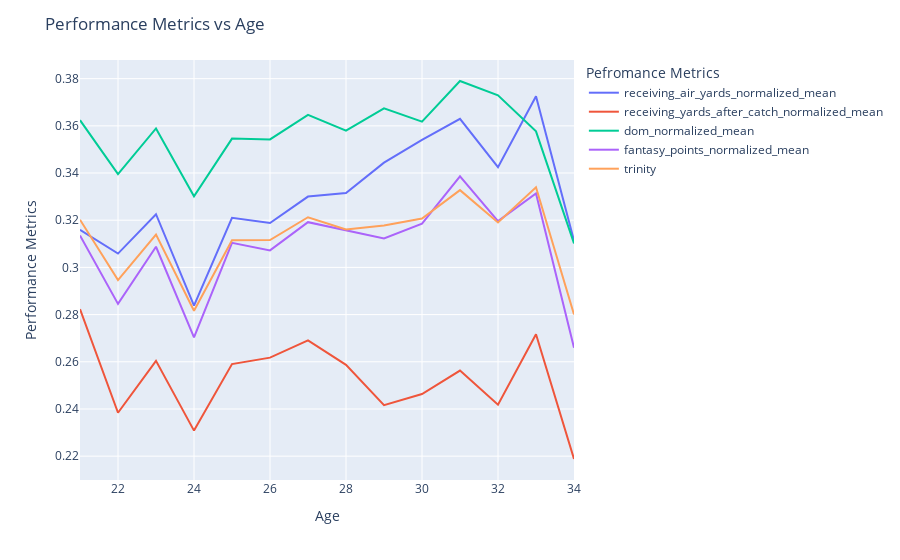

Notebook source saved alongside this figure:
### Code cell
fig = px.line(df_graph, x=x,
              y = new_metric_components + ["fantasy_points_normalized_mean"] + ["trinity"],
              hover_data=["sample_size"]
             )

# Update layout
fig.update_layout(
    title=f'Performance Metrics vs {x.capitalize()}',
    xaxis_title=x.capitalize(),
    yaxis_title='Performance Metrics',
    legend_title='Pefromance Metrics',
)

# save the figure
# fig.write_html(f"{base_path}/trinity-starters-by-age.html")

# Show the figure
fig.show()

### Figure 1 — Plotly figure (JSON) as saved in the notebook; plotly's stock layout.template omitted (floating-point values rounded to 4 significant figures)
{"data": [{"customdata": [[52], [124], [158], [172], [168], [148], [123], [90], [66], [44], [33], [25], [17], [10]], "hovertemplate": "variable=receiving_air_yards_normalized_mean<br>age=%{x}<br>value=%{y}<br>sample_size=%{customdata[0]}<extra></extra>", "legendgroup": "receiving_air_yards_normalized_mean", "line": {"color": "#636efa", "dash": "solid"}, "marker": {"symbol": "circle"}, "mode": "lines", "name": "receiving_air_yards_normalized_mean", "orientation": "v", "showlegend": true, "type": "scatter", "x": [21, 22, 23, 24, 25, 26, 27, 28, 29, 30, 31, 32, 33, 34], "xaxis": "x", "y": [0.316, 0.3059, 0.3225, 0.2838, 0.321, 0.3188, 0.33, 0.3315, 0.3444, 0.354, 0.363, 0.3425, 0.3726, 0.3113], "yaxis": "y"}, {"customdata": [[52], [124], [158], [172], [168], [148], [123], [90], [66], [44], [33], [25], [17], [10]], "hovertemplate": "variable=receiving_yards_after_catch_normalized_mean<br>age=%{x}<br>value=%{y}<br>sample_size=%{customdata[0]}<extra></extra>", "legendgroup": "receiving_yards_after_catch_normalized_mean", "line": {"color": "#EF553B", "dash": "solid"}, "marker": {"symbol": "circle"}, "mode": "lines", "name": "receiving_yards_after_catch_normalized_mean", "orientation": "v", "showlegend": true, "type": "scatter", "x": [21, 22, 23, 24, 25, 26, 27, 28, 29, 30, 31, 32, 33, 34], "xaxis": "x", "y": [0.2823, 0.2384, 0.2604, 0.2308, 0.259, 0.2618, 0.2691, 0.2587, 0.2416, 0.2463, 0.2563, 0.2418, 0.2717, 0.2188], "yaxis": "y"}, {"customdata": [[52], [124], [158], [172], [168], [148], [123], [90], [66], [44], [33], [25], [17], [10]], "hovertemplate": "variable=dom_normalized_mean<br>age=%{x}<br>value=%{y}<br>sample_size=%{customdata[0]}<extra></extra>", "legendgroup": "dom_normalized_mean", "line": {"color": "#00cc96", "dash": "solid"}, "marker": {"symbol": "circle"}, "mode": "lines", "name": "dom_normalized_mean", "orientation": "v", "showlegend": true, "type": "scatter", "x": [21, 22, 23, 24, 25, 26, 27, 28, 29, 30, 31, 32, 33, 34], "xaxis": "x", "y": [0.3624, 0.3396, 0.3589, 0.3302, 0.3546, 0.3543, 0.3646, 0.358, 0.3674, 0.3618, 0.379, 0.3729, 0.3577, 0.3102], "yaxis": "y"}, {"customdata": [[52], [124], [158], [172], [168], [148], [123], [90], [66], [44], [33], [25], [17], [10]], "hovertemplate": "variable=fantasy_points_normalized_mean<br>age=%{x}<br>value=%{y}<br>sample_size=%{customdata[0]}<extra></extra>", "legendgroup": "fantasy_points_normalized_mean", "line": {"color": "#ab63fa", "dash": "solid"}, "marker": {"symbol": "circle"}, "mode": "lines", "name": "fantasy_points_normalized_mean", "orientation": "v", "showlegend": true, "type": "scatter", "x": [21, 22, 23, 24, 25, 26, 27, 28, 29, 30, 31, 32, 33, 34], "xaxis": "x", "y": [0.3135, 0.2845, 0.3088, 0.2704, 0.3104, 0.3072, 0.3192, 0.3157, 0.3123, 0.3186, 0.3386, 0.3196, 0.3314, 0.266], "yaxis": "y"}, {"customdata": [[52], [124], [158], [172], [168], [148], [123], [90], [66], [44], [33], [25], [17], [10]], "hovertemplate": "variable=trinity<br>age=%{x}<br>value=%{y}<br>sample_size=%{customdata[0]}<extra></extra>", "legendgroup": "trinity", "line": {"color": "#FFA15A", "dash": "solid"}, "marker": {"symbol": "circle"}, "mode": "lines", "name": "trinity", "orientation": "v", "showlegend": true, "type": "scatter", "x": [21, 22, 23, 24, 25, 26, 27, 28, 29, 30, 31, 32, 33, 34], "xaxis": "x", "y": [0.3202, 0.2946, 0.3139, 0.2816, 0.3115, 0.3116, 0.3213, 0.3161, 0.3178, 0.3207, 0.3328, 0.3191, 0.334, 0.2801], "yaxis": "y"}], "layout": {"legend": {"title": {"text": "Pefromance Metrics"}, "tracegroupgap": 0}, "margin": {"t": 60}, "title": {"text": "Performance Metrics vs Age"}, "xaxis": {"anchor": "y", "domain": [0, 1], "title": {"text": "Age"}}, "yaxis": {"anchor": "x", "domain": [0, 1], "title": {"text": "Performance Metrics"}}}}
